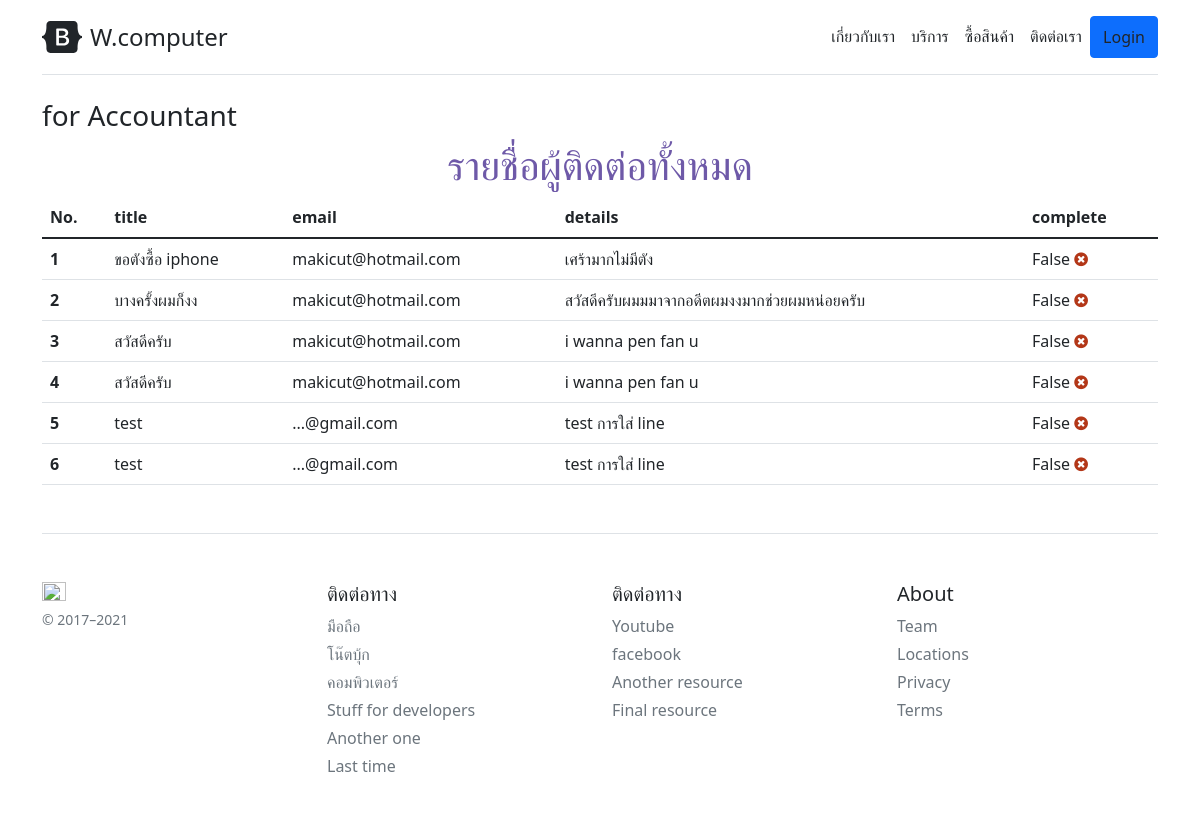
Before: /accountant/ with the older database file.
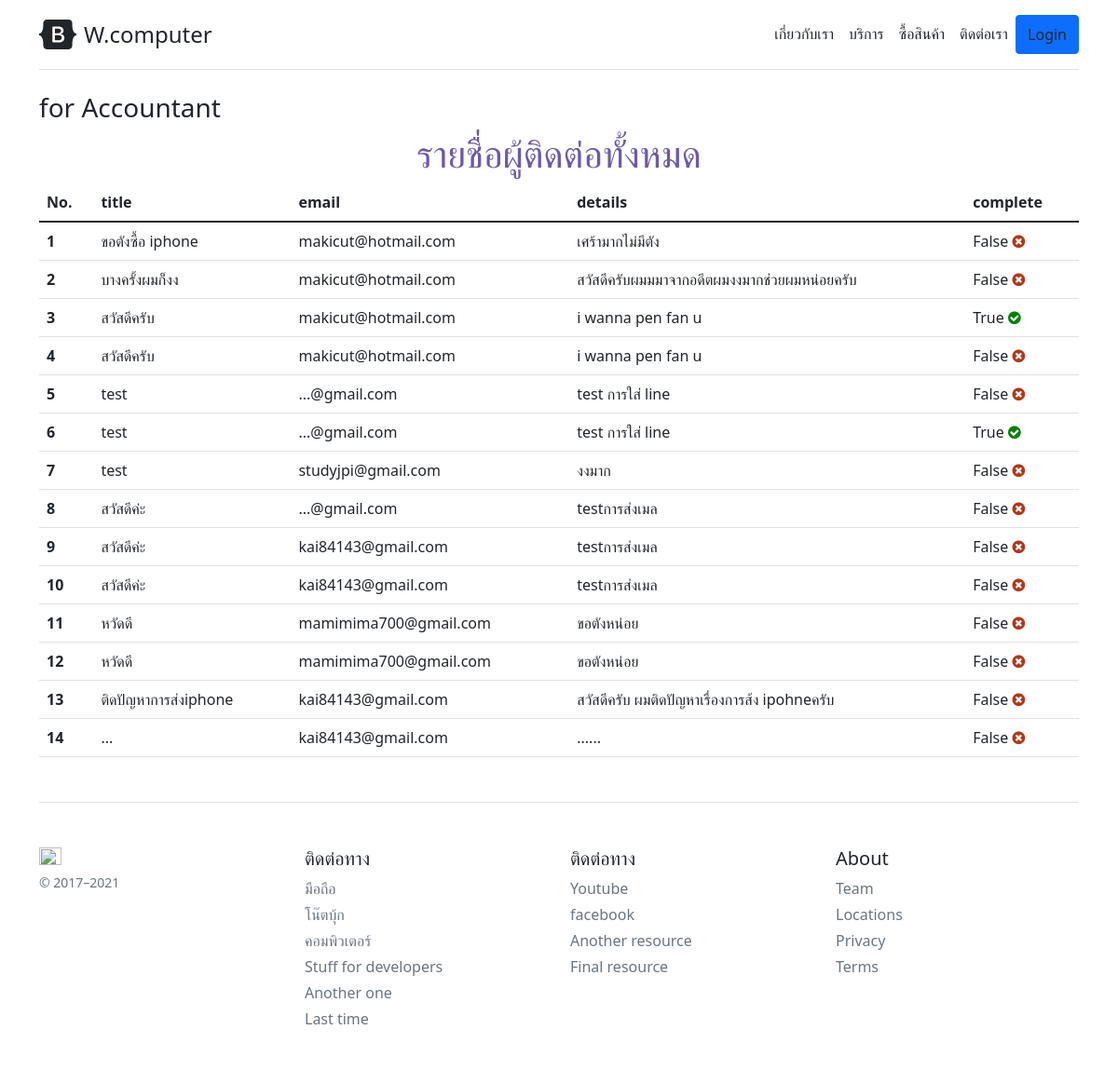
After: the same page with the newer database file.
### company/models.py (models this page shows, shortened)
class ContactList(models.Model):
    title = models.CharField(max_length=200)
    email = models.CharField(max_length=200)
    detail = models.TextField(null=True, blank=True)
    complete  = models.BooleanField(default=False) #บอกว่าเราจัดการกับรายการนี้เรียบร้อยแล้ว

### company/views.py (the view)
# urls.py: path('accountant/',Accountant,name = 'accountant-page'), #www.W.computer/accuntat
def Accountant(request):
    contact = ContactList.objects.all() # ดึง ContactListมาใช้
    context = {'contact':contact}
    return render(request, 'company/accountant.html',context)

### company/template/company/accountant.html (shortened to what this page needs)
{% extends 'company/base.html'%}
{%block content %}
<h3>for Accountant </h3>
<center>
    <h1 style="color: #6e59a8 ;">
            รายชื่อผู้ติดต่อทั้งหมด
    </h1>
</center>
<table class="table">
    <thead class="thead-dark">
        <tr>
            <th scope="col">No.</th>
            <th scope="col">title</th>
            <th scope="col">email</th>
            <th scope="col">details</th>
            <th scope="col">complete</th>
        </tr>
    </thead>
    <tbody>
        {% for ct in contact %}
        <tr>
            <th scope="row">{{forloop.counter}}</th>
            <td>{{ct.title}}</td>
            <td>{{ct.email}}</td>
            <td>{{ct.detail}}</td>
            {% if ct.complete == True %}
                <td>{{ct.complete}} <i class="fa fa-check-circle" style="font-size:16px;color:green"></i></td>
            {% else %}
                <td>{{ct.complete}} <i class="fa fa-times-circle" style="font-size:16px;color:rgb(179, 55, 24)"></i></td>
            {% endif %}
        </tr>
        {% endfor %}
    </tbody>
</table>
{% endblock content %}

Changed rows visible on the page:
changed ContactList (number 3 of 14 on the later page): complete "False" → "True"
changed ContactList (number 6 of 14 on the later page): complete "False" → "True"
added ContactList: title "test", email "studyjpi@gmail.com", detail "งงมาก", complete "False"
added ContactList: title "สวัสดีค่ะ", email "...@gmail.com", detail "testการส่งเมล", complete "False"
added ContactList: title "สวัสดีค่ะ", email "kai84143@gmail.com", detail "testการส่งเมล", complete "False"
added ContactList: title "สวัสดีค่ะ", email "kai84143@gmail.com", detail "testการส่งเมล", complete "False"
added ContactList: title "หวัดดี", email "mamimima700@gmail.com", detail "ขอตังหน่อย", complete "False"
added ContactList: title "หวัดดี", email "mamimima700@gmail.com", detail "ขอตังหน่อย", complete "False"
added ContactList: title "ติดปัญหาการส่งiphone", email "kai84143@gmail.com", detail "สวัสดีครับ ผมติดปัญหาเรื่องการส้ง ipohneครับ", complete "False"
added ContactList: title "...", email "kai84143@gmail.com", detail "......", complete "False"
